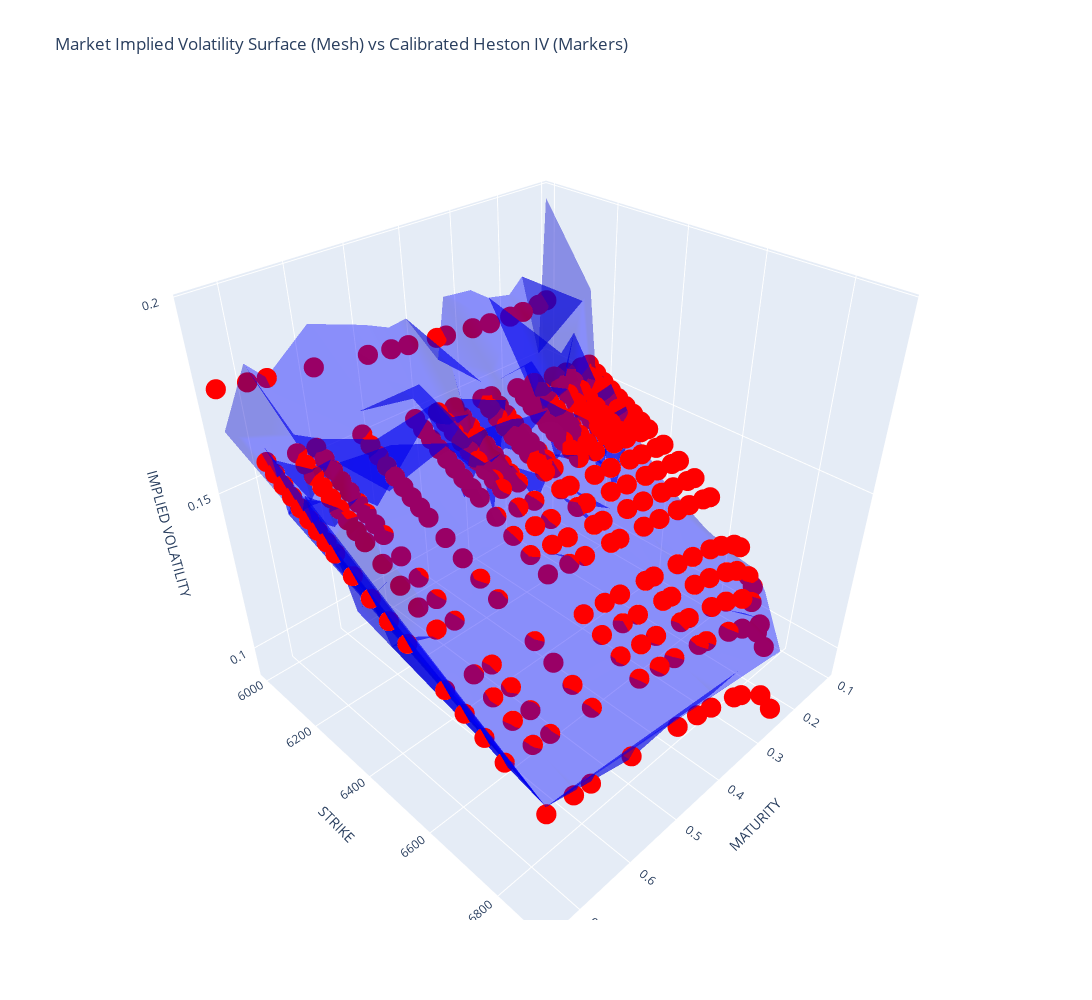

Write notebook code for a chart like this one.
### Code cell
import plotly.graph_objs as go

# Filtrer les lignes où IV ou IV_Heston est égal à zéro
df_plot = df_pricing[(df_pricing['IV'] > 0.001) & (df_pricing['IV_Heston'] > 0.001)]

fig = go.Figure()

# Market IV as Mesh
fig.add_trace(go.Mesh3d(x=df_plot['Maturity'], y=df_plot['Strike'], z=df_plot['IV'],
                        color='blue',
                        opacity=0.4,
                        name='Market IV'))

# Heston IV as Markers
fig.add_trace(go.Scatter3d(x=df_plot['Maturity'], y=df_plot['Strike'], z=df_plot['IV_Heston'],
                           mode='markers',
                           marker=dict(size=7, color='red'),
                           name='Heston IV'
                           ))

fig.update_layout(title_text="Market Implied Volatility Surface (Mesh) vs Calibrated Heston IV (Markers)",
                  scene=dict(xaxis_title='MATURITY', yaxis_title='STRIKE', zaxis_title='IMPLIED VOLATILITY'),
                  width=1200,
                  height=1000,
                  legend=dict(x=0.05, y=0.95))

fig.show()

### Figure 1 — Plotly figure (JSON) as saved in the notebook; plotly's stock layout.template omitted (floating-point values rounded to 4 significant figures; data arrays with more than 128 entries replaced by an {"elided": "..."} marker saying what was removed)
{"data": [{"color": "blue", "name": "Market IV", "opacity": 0.4, "type": "mesh3d", "x": {"elided": "351 float values"}, "y": {"elided": "351 int values"}, "z": {"elided": "351 float values"}}, {"marker": {"color": "red", "size": 7}, "mode": "markers", "name": "Heston IV", "type": "scatter3d", "x": {"elided": "351 float values"}, "y": {"elided": "351 int values"}, "z": {"elided": "351 float values"}}], "layout": {"height": 1000, "legend": {"x": 0.05, "y": 0.95}, "scene": {"xaxis": {"title": {"text": "MATURITY"}}, "yaxis": {"title": {"text": "STRIKE"}}, "zaxis": {"title": {"text": "IMPLIED VOLATILITY"}}}, "title": {"text": "Market Implied Volatility Surface (Mesh) vs Calibrated Heston IV (Markers)"}, "width": 1200}}
